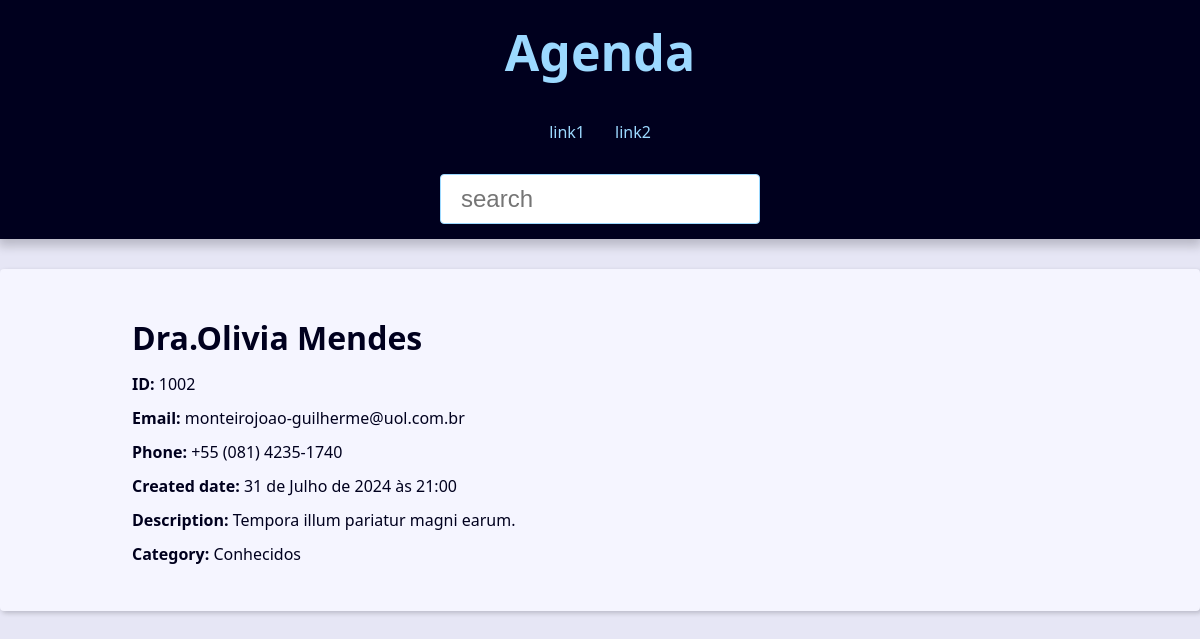
The page /contact/1002/ on the database its author committed.
### contact/models.py (models this page shows, shortened)
class Contact(models.Model):
    first_name = models.CharField(max_length=50)
    last_name = models.CharField(max_length=50, blank=True)
    phone = models.CharField(max_length=50)
    email = models.EmailField(max_length=254, blank=True)
    create_date = models.DateTimeField(default = timezone.now)
    description = models.TextField(blank=True)
    show = models.BooleanField(default=True)
    pictures = models.ImageField(blank= True, upload_to='pictures/%Y/%m/')
    category = models.ForeignKey(
        Category,
        on_delete=models.SET_NULL,
        blank=True, null= True
    )
    owner = models.ForeignKey(
        User,
        on_delete=models.SET_NULL,
        blank=True, null= True
    )
    variaveis = 34

class Category(models.Model):
    class Meta:
        verbose_name ='Category'
        verbose_name_plural ='Categories'
    name = models.CharField(max_length = 50)

### contact/views/contact_views.py (the view)
# urls.py: path('contact/<int:contact_id>/', views.contact, name = "contact"),
def contact(request, contact_id):
    single_contact = get_object_or_404(
        Contact,
        pk=contact_id,
        show= True)
    contact_name = f'{single_contact.first_name} {single_contact.last_name}'
    context = {
        'contact': single_contact,
        'site_title': f'{contact_name} - ',
    }
    return render(
        request,
        "contact/contact.html",
        context
    )

### contact/templates/contact/contact.html
{% extends "global/base.html" %}
{% block content %}
    <div class="single-contact">
        <h1 class ="single-contact-name">
            {{contact.first_name}}{{contact.last_name}}
        </h1>
        <p><b> ID:</b> {{contact.id}}</p>
        <p><b> Email:</b> {{contact.email}}</p>
        <p><b> Phone:</b> {{contact.phone}}</p>
        <p><b> Created date:</b> {{contact.create_date}}</p>
        <p><b> Description:</b> {{contact.description}}</p>
        <p><b> Category:</b> {{contact.category.name}}</p>
    </div>
{% endblock content %}

### base_static/global/css/style.css (style rules this page uses)
:root { --spacing: 1.5rem; --link-dark-color: rgb(0, 83, 134); --link-light-color: rgb(156, 217, 255); --clr-white: rgb(245, 245, 255); --clr-black: rgb(0, 0, 30); --clr-light-gray: rgb(230, 230, 245); --clr-dark-shadow-5: rgba(0, 0, 10, 5%); --clr-dark-shadow-10: rgba(0, 0, 10, 10%); --clr-dark-shadow-20: rgba(0, 0, 10, 20%); --clr-light-shadow-5: rgba(200, 200, 255, 5%); --clr-light-shadow-10: rgba(200, 200, 255, 10%); --clr-light-shadow-20: rgba(200, 200, 255, 20%); --main-page-width: 120rem; --table-min-width: 60rem; --biggest-font-size: 5rem; --bigger-font-size: 4rem; --big-font-size: 3.2rem; --medium-font-size: 2.4rem; --small-font-size: 1.6rem; --smaller-font-size: 1.4rem; --smallest-font-size: 1.2rem; --transition-fast: 300ms; --transition-medium: 600ms; --transition-slow: 1s; --default-border-radius: 4px; }
*, *::before, *::after { margin: 0; padding: 0; box-sizing: border-box; }
html { font-size: 62.5%; }
body { font-family: system-ui, -apple-system, BlinkMacSystemFont, 'Segoe UI', Roboto, Oxygen, Ubuntu, Cantarell, 'Open Sans', 'Helvetica Neue', sans-serif; line-height: 1.5; font-size: var(--small-font-size); color: var(--clr-black); -webkit-font-smoothing: antialiased; background: var(--clr-light-gray); }
@media (min-width: 600px) { .single-contact { max-width: 80%; margin: calc(var(--spacing) * 2) auto; } }
.single-contact h1 { margin: 1rem 0; }
.single-contact p { margin: 1rem 0; }

### rows shown on the page
Contact: first_name "Dra.", last_name "Olivia Mendes", id "1002", email "monteirojoao-guilherme@uol.com.br", phone "+55 (081) 4235-1740", create_date "31 de Julho de 2024 às 21:00", description "Tempora illum pariatur magni earum.", category.name "Conhecidos"
